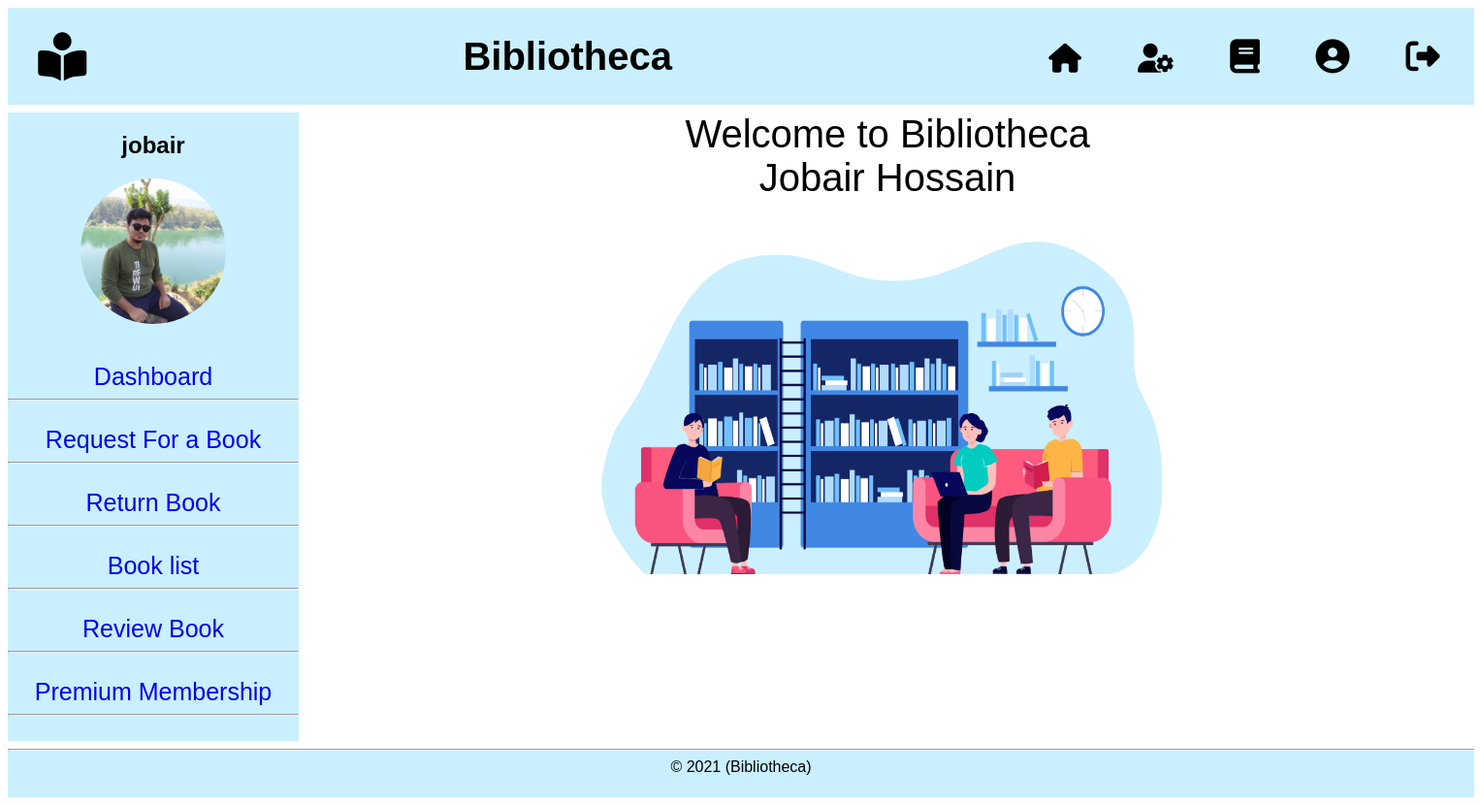
Screenshot of /Regular_User/view/userHome.php (signed in) with the database file from the repository.
### tables this page shows
CREATE TABLE `user` (
  `id` int(5) NOT NULL,
  `username` varchar(15) NOT NULL,
  `password` varchar(20) NOT NULL,
  `fullname` varchar(30) NOT NULL,
  `gender` varchar(8) NOT NULL,
  `email` varchar(30) NOT NULL,
  `dob` date NOT NULL,
  `type` varchar(12) NOT NULL,
  `filename` varchar(100) NOT NULL
);

### model/userModel.php (called while the page is built, shortened)
<?php
    function getUserByName($username){
		$conn = getConnection();
		$sql = "select * from user where username='{$username}'";
		$result = mysqli_query($conn, $sql);
		$row = mysqli_fetch_assoc($result);
		return $row;
	}
?>

### Regular_User/view/userHome.php (the view, shortened to what this page needs)
<?php
	if(isset($_COOKIE['status'])){
?>
<?php
    include('header.php');
    require_once('../../model/userModel.php');
?>
<?php include('userNav.php');?>
<div style="display: grid; grid-template-columns: 1fr 1fr; padding-top: 0.5em;">
    <?php
        include('userSidepanel.php');
    ?>
    <div id="main_content" style="background-color: white; width: 1210px; font-family: arial; align-items: center; text-align: center;">
        <span style="color: black; font-size: 40px">
            Welcome to Bibliotheca
            <br>
            <?php
                $username = $_COOKIE['username'];
                $row = getUserByName($username);
                echo $row['fullname'];
            ?>
        </span>
        <br><br><br>
        <img src="../assets/library.jpg" alt="library" height=350px" width="600px">
    </div>
</div>
<?php
	}else{
		header('location: ../../Admin/view/signin.php');
	}
?>

### Regular_User/view/userSidepanel.php
<?php require_once('../../model/userModel.php');
$username = $_COOKIE['username'];
$row = getUserByName($username); ?>
<div id="side_panel" style="width: 300px; background-color:#caefff; font-family:Arial;" align="center">
    <h2><?php echo $_COOKIE['username']?></h2>
    <a href="accSetting.php">
        <img src="../../Admin/assets/images/<?php echo $row['filename'];?>" height="150px;" width="150px" alt="Profile Photo" style="border-radius:50%">
    </a>
    <br> <br> <br>
    <a href="userDashboard.php" style="text-decoration: none;">
        <span style="font-size:25px;">Dashboard</span>
    </a>
    <hr><br>
    <a href="requestForBook.php" style="text-decoration: none;">
        <span style="font-size:25px">Request For a Book</span>
    </a>
    <hr><br>
    <a href="returnBook.php" style="text-decoration: none;">
        <span style="font-size:25px">Return Book</span>
    </a>
    <hr><br>
    <a href="books.php" style="text-decoration: none;">
        <span style="font-size:25px">Book list</span>
    </a>
    <hr><br>
    <a href="review.php" style="text-decoration: none;">
        <span style="font-size:25px">Review Book</span>
    </a>
    <hr><br>
    <a href="membershipPayment.php" style="text-decoration: none;">
        <span style="font-size:25px">Premium Membership</span>
    </a>
    <hr><br>
</div>

### rows the page displays
user: filename (picture), fullname "Jobair Hossain"

### other values shown
$_COOKIE['username'] "jobair"
